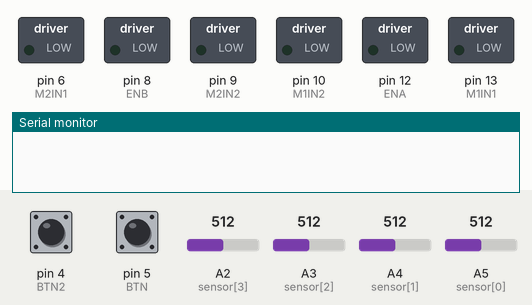
A sketch run on a simulated Arduino Uno, built with avr-gcc and run on an emulated ATmega328P. On the bench: switched loads named in the sketch (green lamp = pin HIGH), the last lines printed to the serial monitor. The inputs (shaded band) are chosen by the test bench; at power-on: pin 5 (BTN) HIGH, A4 (sensor[1]) = 512, pin 4 (BTN2) HIGH, A2 (sensor[3]) = 512, A3 (sensor[2]) = 512, A5 (sensor[0]) = 512.

Above: at 1.2 s.
1.3 s: pin 5 (BTN) pulled LOW for 0.15 s
At 2.4 s:
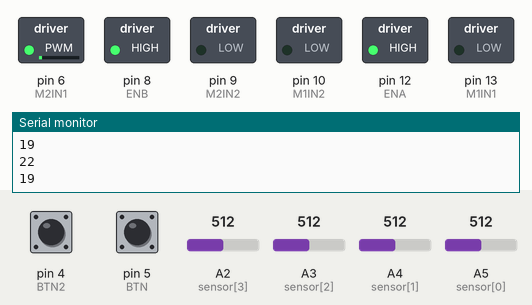
2.9 s: pin 5 (BTN) pulled LOW for 1 s
At 3.5 s:
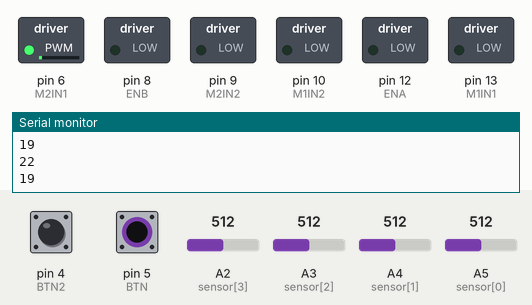
5.4 s: pin 5 (BTN) pulled LOW for 3.2 s
At 6.8 s:
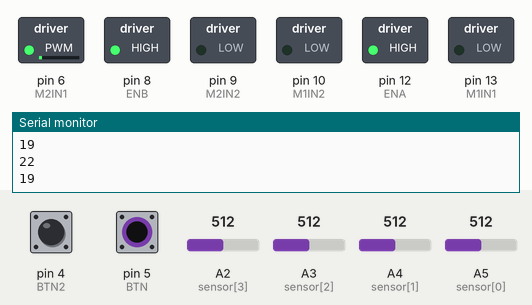
10.1 s: A4 (sensor[1]) set to 716
At 11.2 s:
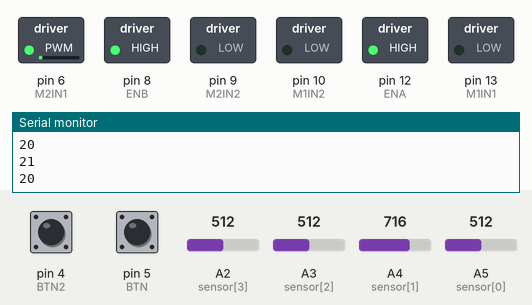
11.6 s: A4 (sensor[1]) set to 992
At 12.1 s:
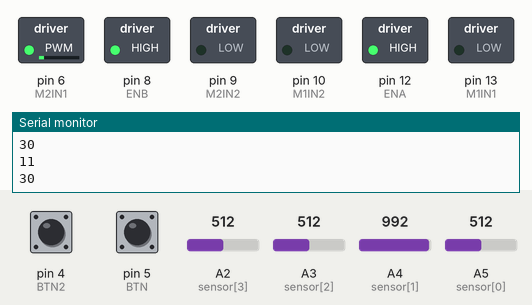
Timing chart, 0 to 14.1 s (numbered marks = the images above; inputs shaded):
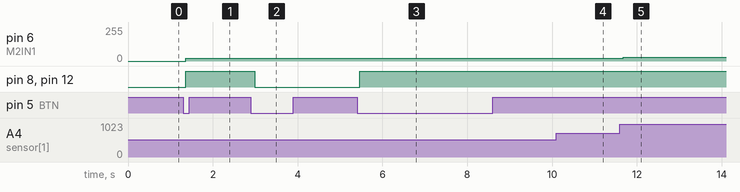

The sketch:

Tribot_Line_Maze_1_Straight_Line_Sensor.ino
```cpp
#define ENA 12
#define ENB 8

#define M1IN1 13
#define M1IN2 10

#define M2IN1 6
#define M2IN2 9

#define BTN 5
#define BTN2 4

int sensor[4] = {A5, A4, A3, A2};
int index1[5];
int s[4];

int x = 0;
int lastButtonState = 0;
int buttonState = 0;

int x2 = 0;
int lastButtonState2 = 0;
int buttonState2 = 0;

void setup() {
  // put your setup code here, to run once:
  Serial.begin(9600);

  for(int i = 0; i < 4; i++)
    pinMode(sensor[i], INPUT);

  pinMode(ENA, OUTPUT);
  pinMode(ENB, OUTPUT);
  pinMode(M1IN1, OUTPUT);
  pinMode(M1IN2, OUTPUT);
  pinMode(M2IN1, OUTPUT);
  pinMode(M2IN2, OUTPUT);

  pinMode(BTN, INPUT_PULLUP);
  pinMode(BTN2, INPUT_PULLUP);

  lastButtonState = digitalRead(BTN);
  lastButtonState2 = digitalRead(BTN2);
}

void loop() {
  // put your main code here, to run repeatedly:
  int Speed = 21;

  for(int i = 0; i < 4; i++)
    s[i] = analogRead(sensor[i]);

  Start();

  if(x){
    setLeftSpeed(Speed);
    setRightSpeed(Speed);
  }
  else {
    digitalWrite(ENA, LOW);
    digitalWrite(ENB, LOW);
  }
}

void Start(void){
  buttonState = digitalRead(BTN);
  if(buttonState != lastButtonState)
    if(buttonState == LOW){
      x = !x;
    }
    lastButtonState = buttonState;
  delay(50);
}

void Start2(void){
  buttonState2 = digitalRead(BTN2);
  if(buttonState2 != lastButtonState2)
    if(buttonState2 == LOW){
      x2 = !x2;
    }
    lastButtonState2 = buttonState2;
  delay(50);
}

void setLeftSpeed(int Speed){
  int motorIndex = -1;
  Speed = PID(Speed, motorIndex);

  //Serial.print(Speed); Serial.print(" ");

  if(Speed == 0)
    digitalWrite(ENA, LOW);
  else digitalWrite(ENA, HIGH);

  if(Speed > 0){
    analogWrite(M1IN1, Speed);
    analogWrite(M1IN2, 0);
  }
  else if(Speed < 0){
    analogWrite(M1IN1, 0);
    analogWrite(M1IN2, -Speed);
  }
}

void setRightSpeed(int Speed){
  int motorIndex = 1;
  Speed = PID(Speed, motorIndex);

  //Serial.println(Speed);

  if(Speed == 0)
    digitalWrite(ENB, LOW);
  else digitalWrite(ENB, HIGH);

  if(Speed > 0){
    analogWrite(M2IN1, Speed);
    analogWrite(M2IN2, 0);
  }
  else if(Speed < 0){
    analogWrite(M2IN1, 0);
    analogWrite(M2IN2, -Speed);
  }
}

float d;
float d2, n;

int PID(int Speed, int motorIndex){

  float kp = 0.2;
  float kd = 0;
  float ki = 0;

  if(s[1] < 100 || s[2] < 100)
    n = 0.0/0;
  else n = 0;

  if(s[1] < 900)
    d = (s[1] - 900) / 50;
  else if(s[1] >= 900)
    d = (s[1] - 900) / 2;
  else d = 0;


  if(isnan(n))
    d = d2;

  //Serial.print(d); Serial.print(" "); Serial.print(s[1]); Serial.print(" "); Serial.print(s[2]); Serial.print(" "); Serial.print(s[1] < 100 || s[2] < 100); Serial.print(isnan(n));
  //Serial.println("");

  if(motorIndex == 1)
    Speed += kp * d + (kd*(d - d2)) + (ki*(d+d2));
  else Speed -= kp * d + (kd*(d - d2)) + (ki*(d+d2));

  Serial.println(Speed);

  d2 = d;

  return Speed;
}
```

Measured:
- after the input at 1.3 s, pin 6 (M2IN1): 0/255 → 19/255 after 0.06 s; pin 8 (ENB), pin 12 (ENA): LOW → HIGH after 0.06 s
- after the input at 2.9 s, pin 8 (ENB), pin 12 (ENA): HIGH → LOW after 0.09 s
- after the input at 5.4 s, pin 8 (ENB), pin 12 (ENA): LOW → HIGH after 0.07 s
- after the input at 10.1 s, pin 6 (M2IN1): 19/255 → 20/255 after 0.05 s
- after the input at 11.6 s, pin 6 (M2IN1): 20/255 → 30/255 after 0.08 s
